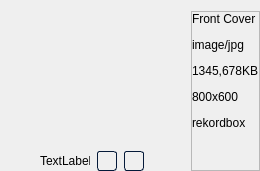
                        <widget class="QFrame" name="target_image_frame">
                         <property name="minimumSize">
                          <size>
                           <width>0</width>
                           <height>0</height>
                          </size>
                         </property>
                         <property name="maximumSize">
                          <size>
                           <width>350</width>
                           <height>16777215</height>
                          </size>
                         </property>
                         <property name="frameShape">
                          <enum>QFrame::NoFrame</enum>
                         </property>
                         <property name="frameShadow">
                          <enum>QFrame::Plain</enum>
                         </property>
                         <layout class="QHBoxLayout" name="horizontalLayout_13">
                          <property name="spacing">
                           <number>0</number>
                          </property>
                          <property name="leftMargin">
                           <number>0</number>
                          </property>
                          <property name="topMargin">
                           <number>11</number>
                          </property>
                          <property name="rightMargin">
                           <number>0</number>
                          </property>
                          <property name="bottomMargin">
                           <number>0</number>
                          </property>
                          <item>
                           <layout class="QGridLayout" name="image_frame_grid">
                            <property name="spacing">
                             <number>7</number>
                            </property>
                            <item row="1" column="0" rowspan="3">
                             <widget class="QStackedWidget" name="stacked_widget_right">
                              <property name="currentIndex">
                               <number>-1</number>
                              </property>
                             </widget>
                            </item>
                            <item row="4" column="0">
                             <layout class="QHBoxLayout" name="horizontalLayout_11">
                              <item>
                               <spacer name="horizontalSpacer_2">
                                <property name="orientation">
                                 <enum>Qt::Horizontal</enum>
                                </property>
                                <property name="sizeHint" stdset="0">
                                 <size>
                                  <width>40</width>
                                  <height>20</height>
                                 </size>
                                </property>
                               </spacer>
                              </item>
                              <item>
                               <widget class="QLabel" name="label_right_page_num">
                                <property name="maximumSize">
                                 <size>
                                  <width>50</width>
                                  <height>16777215</height>
                                 </size>
                                </property>
                                <property name="text">
                                 <string>TextLabel</string>
                                </property>
                               </widget>
                              </item>
                              <item>
                               <widget class="QPushButton" name="right_image_prev">
                                <property name="maximumSize">
                                 <size>
                                  <width>20</width>
                                  <height>20</height>
                                 </size>
                                </property>
                                <property name="styleSheet">
                                 <string notr="true">/*-----QPushButton-----*/
QPushButton
{
/**	background-color:  rgb(92, 106, 106);
	color: #ffffff;
**/	
   border-style: solid;
	border-width: 1px;
	border-radius: 3px;
	border-color: #051a39;
	padding: 5px;
}

QPushButton::disabled
{
	background-color: #404040;
	color: #656565;
	border-color: #051a39;

}


QPushButton::hover
{
	background-color: lightgrey;
	border-style: solid;
	border-width: 1px;
	border-radius: 3px;
	border-color: #051a39;
	padding: 5px;

}


QPushButton::pressed
{
	background-color: rgb(125, 155, 143);
	color: #ffffff;
	border-style: solid;
	border-width: 1px;
	border-radius: 3px;
	border-color: #051a39;
	padding: 5px;

}</string>
                                </property>
                                <property name="text">
                                 <string/>
                                </property>
                                <property name="icon">
                                 <iconset resource="resources.qrc">
                                  <normaloff>:/icons/icons/arrow-left.svg</normaloff>:/icons/icons/arrow-left.svg</iconset>
                                </property>
                               </widget>
                              </item>
                              <item>
                               <widget class="QPushButton" name="right_image_next">
                                <property name="maximumSize">
                                 <size>
                                  <width>20</width>
                                  <height>20</height>
                                 </size>
                                </property>
                                <property name="styleSheet">
                                 <string notr="true">/*-----QPushButton-----*/
QPushButton
{
/**	background-color:  rgb(92, 106, 106);
	color: #ffffff;
**/	
   border-style: solid;
	border-width: 1px;
	border-radius: 3px;
	border-color: #051a39;
	padding: 5px;
}

QPushButton::disabled
{
	background-color: #404040;
	color: #656565;
	border-color: #051a39;

}


QPushButton::hover
{
	background-color: lightgrey;
	border-style: solid;
	border-width: 1px;
	border-radius: 3px;
	border-color: #051a39;
	padding: 5px;

}


QPushButton::pressed
{
	background-color: rgb(125, 155, 143);
	color: #ffffff;
	border-style: solid;
	border-width: 1px;
	border-radius: 3px;
	border-color: #051a39;
	padding: 5px;

}</string>
                                </property>
                                <property name="text">
                                 <string/>
                                </property>
                                <property name="icon">
                                 <iconset resource="resources.qrc">
                                  <normaloff>:/icons/icons/arrow-right.svg</normaloff>:/icons/icons/arrow-right.svg</iconset>
                                </property>
                               </widget>
                              </item>
                              <item>
                               <spacer name="horizontalSpacer">
                                <property name="orientation">
                                 <enum>Qt::Horizontal</enum>
                                </property>
                                <property name="sizeHint" stdset="0">
                                 <size>
                                  <width>40</width>
                                  <height>20</height>
                                 </size>
                                </property>
                               </spacer>
                              </item>
                             </layout>
                            </item>
                            <item row="1" column="1" rowspan="4">
                             <widget class="QFrame" name="frame_3">
                              <property name="frameShape">
                               <enum>QFrame::StyledPanel</enum>
                              </property>
                              <property name="frameShadow">
                               <enum>QFrame::Raised</enum>
                              </property>
                              <layout class="QVBoxLayout" name="verticalLayout_9">
                               <property name="spacing">
                                <number>12</number>
                               </property>
                               <property name="leftMargin">
                                <number>0</number>
                               </property>
                               <property name="topMargin">
                                <number>0</number>
                               </property>
                               <property name="rightMargin">
                                <number>0</number>
                               </property>
                               <property name="bottomMargin">
                                <number>0</number>
                               </property>
                               <item>
                                <widget class="QLabel" name="label_right_art_type">
                                 <property name="text">
                                  <string>Front Cover</string>
                                 </property>
                                </widget>
                               </item>
                               <item>
                                <widget class="QLabel" name="label_right_mime">
                                 <property name="minimumSize">
                                  <size>
                                   <width>60</width>
                                   <height>0</height>
                                  </size>
                                 </property>
                                 <property name="text">
                                  <string>image/jpg</string>
                                 </property>
                                </widget>
                               </item>
                               <item>
                                <widget class="QLabel" name="label_right_size">
                                 <property name="text">
                                  <string>1345,678KB</string>
                                 </property>
                                </widget>
                               </item>
                               <item>
                                <widget class="QLabel" name="label_right_resolution">
                                 <property name="text">
                                  <string>800x600</string>
                                 </property>
                                </widget>
                               </item>
                               <item>
                                <widget class="QLabel" name="label_right_desc">
                                 <property name="text">
                                  <string>rekordbox</string>
                                 </property>
                                </widget>
                               </item>
                               <item>
                                <spacer name="verticalSpacer_8">
                                 <property name="orientation">
                                  <enum>Qt::Vertical</enum>
                                 </property>
                                 <property name="sizeHint" stdset="0">
                                  <size>
                                   <width>20</width>
                                   <height>40</height>
                                  </size>
                                 </property>
                                </spacer>
                               </item>
                              </layout>
                             </widget>
                            </item>
                           </layout>
                          </item>
                         </layout>
                        </widget>
